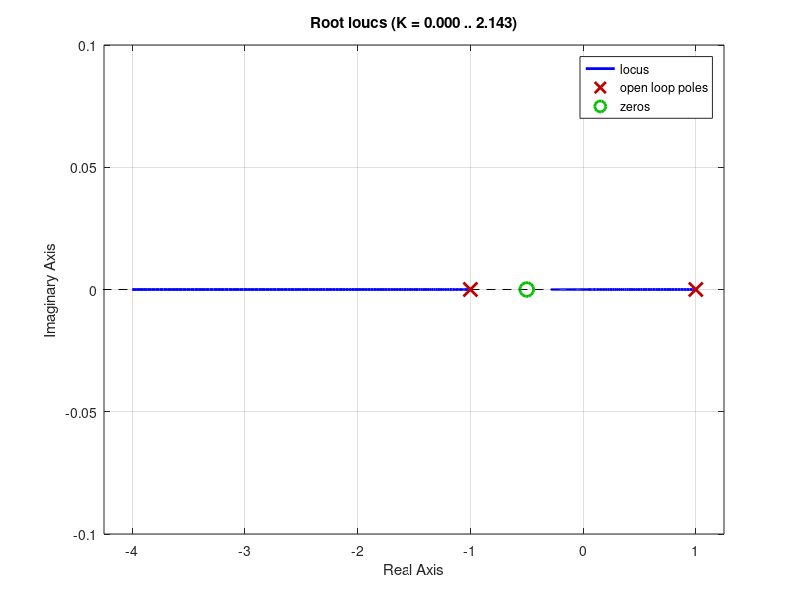
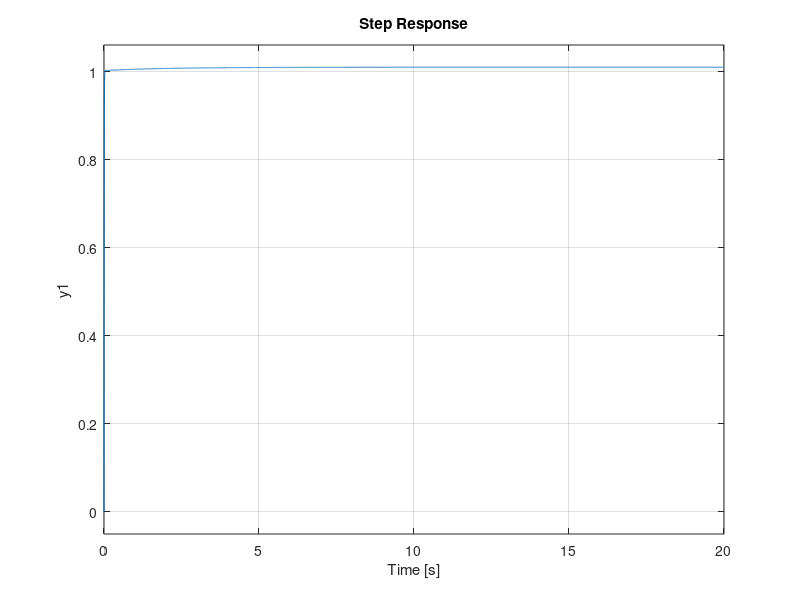

Write MATLAB code to recreate these figures, in order.
%% Inverted pendulum, PD control

s = tf('s');

G = 1/(s+1)/(s-1)

F = 2*s+1;

figure(1)
clf
rlocus(G*F);

figure(2)
clf
step(feedback(100*G*F, 1))
